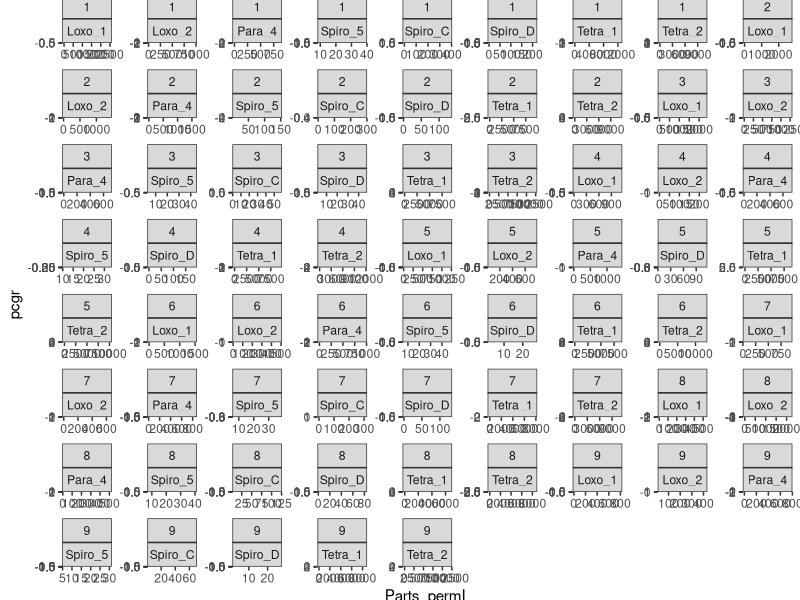
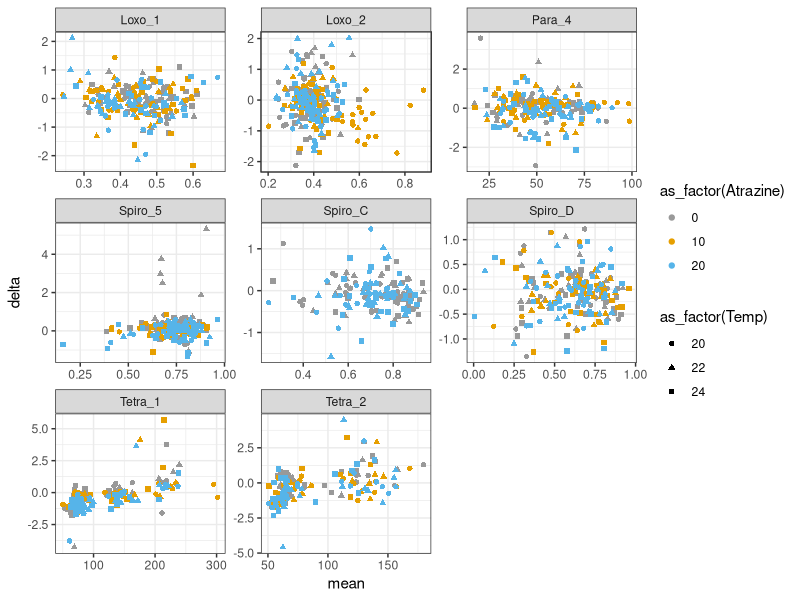

Recreate these plots in R, in order. (Note: this script raises an error after producing the figures.)
library(tidyverse)
library(lubridate)
library(mgcv)
cbPalette <- c("#999999", "#E69F00", "#56B4E9", "#009E73", "#F0E442", 
               "#0072B2", "#D55E00", "#CC79A7")#
#devtools::install_github("ctkremer/growthTools")
#library(growthTools)

# CILIATES ------
## Import data and compute pcgr, and only keep specific species-trait combinations----
data_cilia <- read.csv("ciliates/OverviewTraitsFull.csv") %>%
  rename(strain = ID_spec) %>%
  group_by(Atrazine, Temp, strain) %>%
  mutate(pcgr = log(lead(Parts_permL, 1)/Parts_permL)/(lead(Days_fromstart, 1)-Days_fromstart),
         .after = Parts_permL) %>% 
  filter(pcgr > -5) %>% #Kick out extremely negative pcgr
  ungroup() %>%
  separate(strain, into = c("species", "sp.strain"), remove=F) %>%#link to species
  group_by(strain) %>%
  mutate(phase = cut_interval(log10(Parts_permL), n=5, labels = FALSE)) %>%
  pivot_longer(mean_ar:sd_linearity, names_to="trait") %>%
  separate(trait, into=c("stat", "trait"), sep="_") %>%
  pivot_wider(names_from=stat, values_from=value) %>%
  mutate(cv=sd/mean)%>%
  filter(((species=="Spiro")&(trait=="linearity"))|((species=="Tetra")&(trait=="area"))
         |((species=="Para")&(trait=="speed"))|((species=="Loxo")&(trait=="linearity")))

## fit a reference model: of dd for C data only, and add to the original data frame:------
ref_model <- lm(data_cilia %>% filter(Treatment==1), 
                formula = pcgr ~ poly(Parts_permL,1)*strain + strain)
data_cilia$pcgr_ref <- predict.lm(ref_model, newdata = data_cilia)
data_cilia <- data_cilia %>%
  mutate(delta = pcgr - pcgr_ref)
#plot the data and overlay the reference model of dd
ggplot(data_cilia) +
  theme_bw() + 
  geom_point(aes(x=Parts_permL, y=pcgr)) + 
  geom_smooth(method=lm, aes(x=Parts_permL, y=pcgr), 
              formula=y ~ poly(x,1), se=F) + #
  geom_line(aes(x=Parts_permL, y=pcgr_ref)) +
  facet_wrap(vars(Treatment, strain), scales="free")

#now check if the deviation from the ref model (delta) 
#depends on the trait value
ggplot(data_cilia) +
  theme_bw() + 
  scale_colour_manual(values=cbPalette) + 
  geom_point(aes(x=mean, y=delta, col=as_factor(Atrazine), 
                 pch=as_factor(Temp))) + 
  #geom_smooth(method=lm, aes(x=mean, y=delta, col=as_factor(treat)),
  #            formula=y ~ poly(x,1), se=F) + #
  facet_wrap(vars(strain), scales="free") #, rows = vars(ID_spec)strain ~ 
#It doesn't 

# CYANO ------
## Import data and compute pcgr, and only keep specific species-trait combinations----
data_cyano <- read.csv("cyanobacteria/mono_data.csv") %>%
  separate(date.time, sep=" ", into = c("date", "time")) %>%
  mutate(day = yday(date), .after = date) %>%
  select(-c(date, time)) %>%
  group_by(strain, treat) %>%
  mutate(day = day - min(day)) %>%
  mutate(pcgr = log(lead(population.mean,1)/population.mean)/(lead(day,1)-day),
         .after = population.mean) %>%
  filter(!is.na(pcgr)) %>%
  ungroup() %>%
  mutate(species = case_when(strain%in%c(2375,2524)~"one",
                             TRUE ~ "two")) %>%#link to species
  mutate(strain = as_factor(strain)) %>%
  group_by(strain) %>%
  mutate(phase = cut_interval(log10(population.mean), n=5, labels = FALSE)) %>%
  select(-population.sd) %>%
  pivot_longer(FSC.HLin.mean:NIR.R.HLin.sd, names_to="trait") %>%
  separate(trait, into=c("trait", "stat"), sep="in.") %>%
  pivot_wider(names_from=stat, values_from=value) %>%
  mutate(cv=sd/mean) %>%
  filter(((species=="one")&(trait=="RED.R.HL"))|((species=="two")&(trait=="YEL.B.HL")))

## fit a reference model: of dd for C data only, and add to the data:--------
ref_model <- lm(data_cyano %>% filter(treat=="C"), 
                formula = pcgr ~ poly(population.mean,1)*strain + strain)
data_cyano$pcgr_ref <- predict.lm(ref_model, newdata = data_cyano)
data_cyano <- data_cyano %>%
  mutate(delta = pcgr - pcgr_ref)
#plot the data and overlay the reference model of dd
ggplot(data_cyano) +
  theme_bw() + 
  geom_point(aes(x=population.mean, y=pcgr)) + 
  geom_smooth(method=lm, aes(x=population.mean, y=pcgr), 
              formula=y ~ poly(x,1), se=F) + #
  geom_line(aes(x=population.mean, y=pcgr_ref)) +
  facet_wrap(vars(treat, strain), scales="free") #, rows = vars(ID_spec)strain ~ 

#now check if delta with ref model depends on the trait
ggplot(data_cyano) +
  theme_bw() + 
  scale_colour_manual(values=cbPalette[c(2,3,1,4)]) + 
  geom_point(aes(x=mean, y=delta, col=as_factor(treat))) + 
  #geom_smooth(method=lm, aes(x=mean, y=delta, col=as_factor(treat)),
  #            formula=y ~ poly(x,1), se=F) + #
  facet_wrap(vars(strain), scales="free") #, rows = vars(ID_spec)strain ~ 
#It does seem to be the case. 
